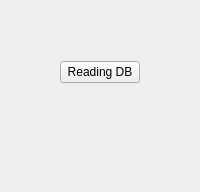
      <widget class="QWidget" name="tab_3">
       <attribute name="title">
        <string>Database Reading</string>
       </attribute>
       <layout class="QGridLayout" name="gridLayout_17">
        <item row="0" column="1">
         <spacer name="verticalSpacer_3">
          <property name="orientation">
           <enum>Qt::Vertical</enum>
          </property>
          <property name="sizeType">
           <enum>QSizePolicy::Preferred</enum>
          </property>
          <property name="sizeHint" stdset="0">
           <size>
            <width>20</width>
            <height>50</height>
           </size>
          </property>
         </spacer>
        </item>
        <item row="1" column="1">
         <widget class="QPushButton" name="pushButton_DBread">
          <property name="text">
           <string>Reading DB</string>
          </property>
         </widget>
        </item>
        <item row="2" column="1">
         <spacer name="verticalSpacer_4">
          <property name="orientation">
           <enum>Qt::Vertical</enum>
          </property>
          <property name="sizeType">
           <enum>QSizePolicy::Preferred</enum>
          </property>
          <property name="sizeHint" stdset="0">
           <size>
            <width>20</width>
            <height>50</height>
           </size>
          </property>
         </spacer>
        </item>
        <item row="1" column="0">
         <spacer name="horizontalSpacer_5">
          <property name="orientation">
           <enum>Qt::Horizontal</enum>
          </property>
          <property name="sizeHint" stdset="0">
           <size>
            <width>40</width>
            <height>20</height>
           </size>
          </property>
         </spacer>
        </item>
        <item row="1" column="2">
         <spacer name="horizontalSpacer_6">
          <property name="orientation">
           <enum>Qt::Horizontal</enum>
          </property>
          <property name="sizeHint" stdset="0">
           <size>
            <width>40</width>
            <height>20</height>
           </size>
          </property>
         </spacer>
        </item>
        <item row="4" column="0" colspan="3">
         <widget class="QWidget" name="MPLwidget_DB1" native="true">
          <property name="sizePolicy">
           <sizepolicy hsizetype="Expanding" vsizetype="Expanding">
            <horstretch>0</horstretch>
            <verstretch>0</verstretch>
           </sizepolicy>
          </property>
          <layout class="QGridLayout" name="gridLayout_15"/>
         </widget>
        </item>
        <item row="5" column="0" colspan="3">
         <widget class="QWidget" name="MPLwidget_DB2" native="true">
          <property name="sizePolicy">
           <sizepolicy hsizetype="Expanding" vsizetype="Expanding">
            <horstretch>0</horstretch>
            <verstretch>0</verstretch>
           </sizepolicy>
          </property>
          <layout class="QGridLayout" name="gridLayout_16"/>
         </widget>
        </item>
       </layout>
      </widget>
